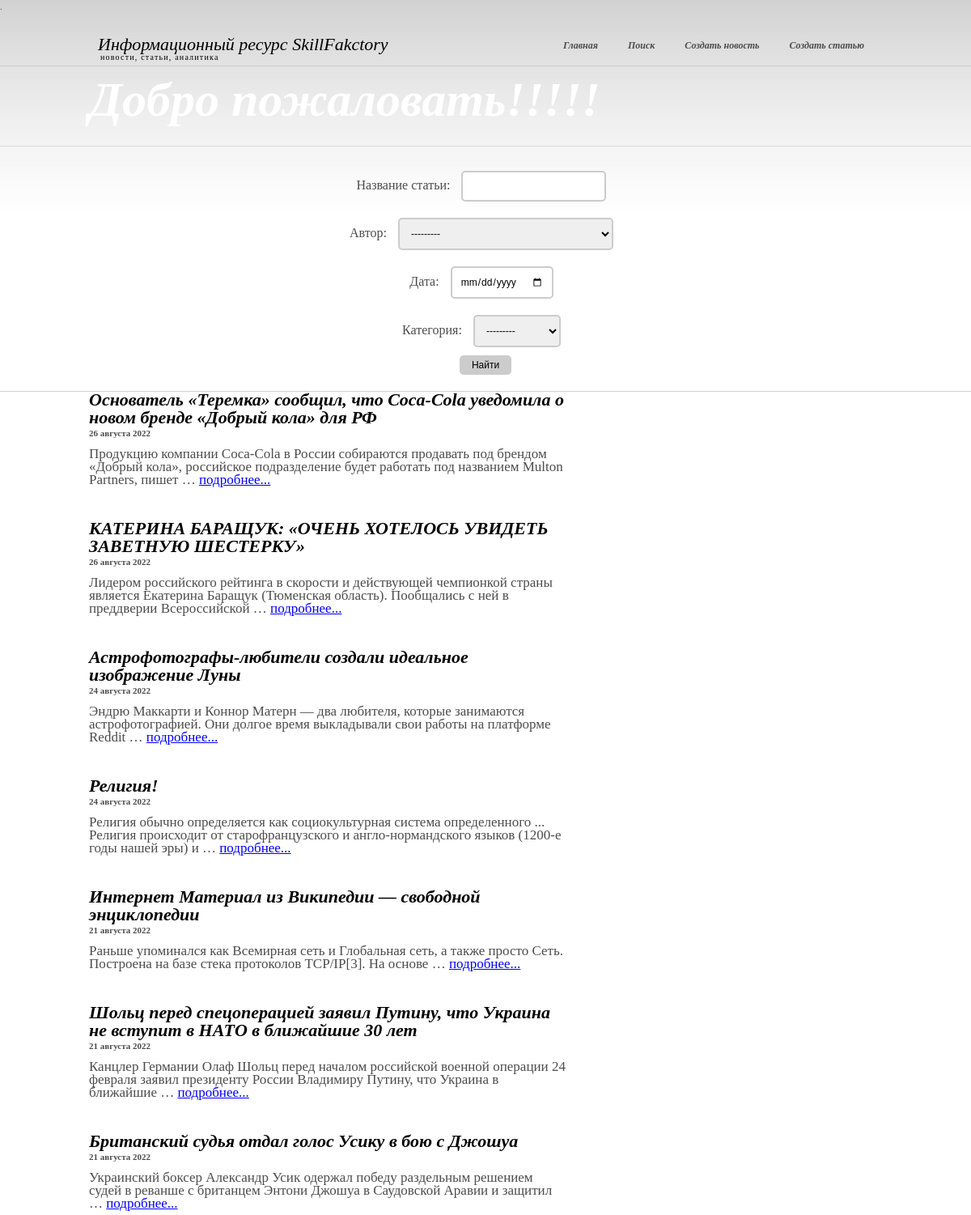
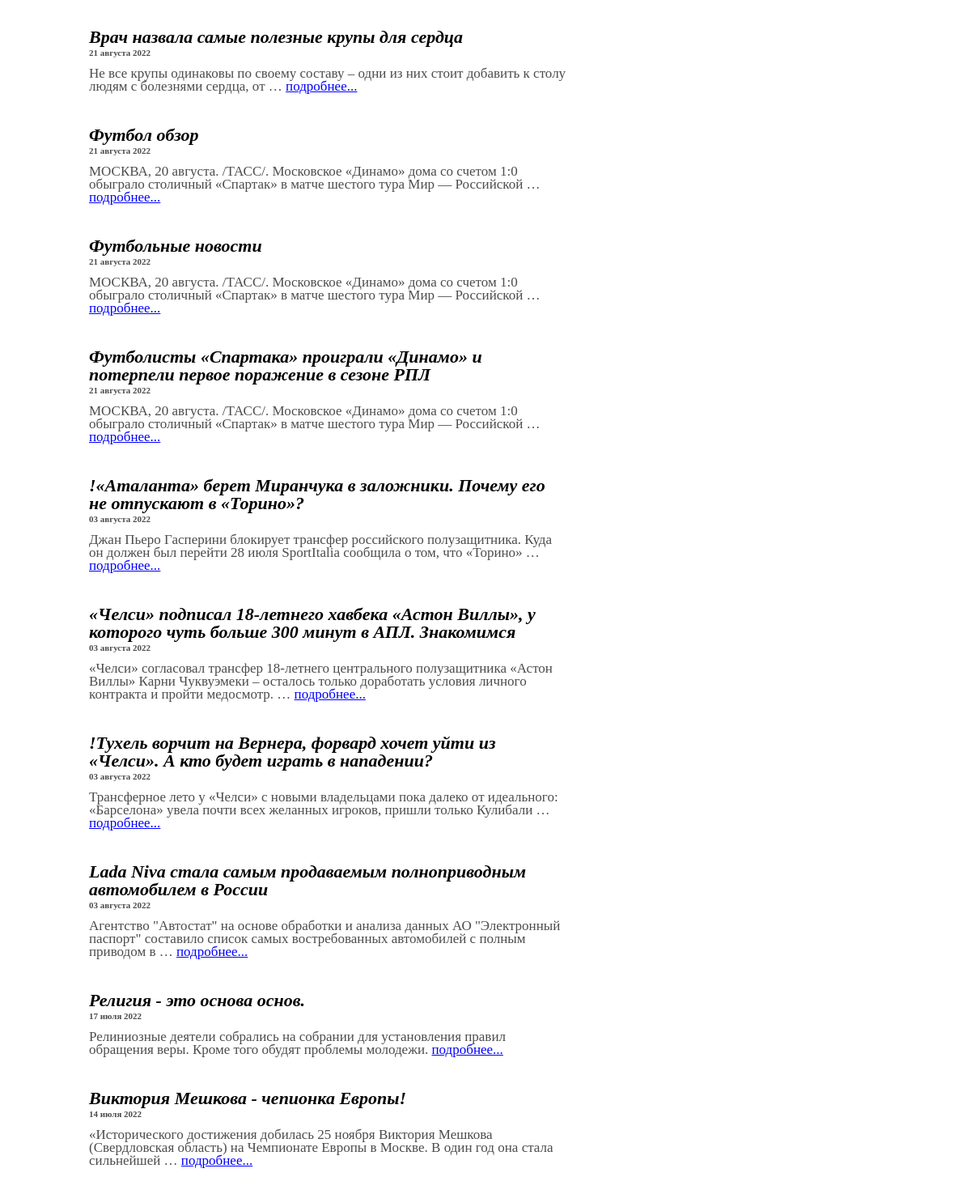
The app's page /home/search (upper part), older data (2 pictures, top to bottom).
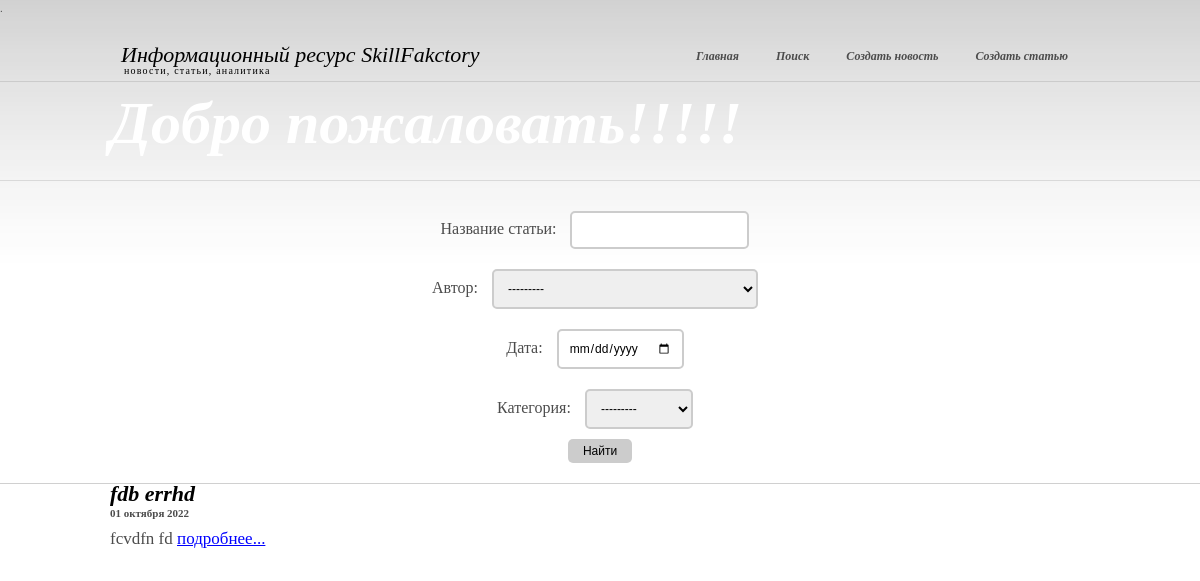
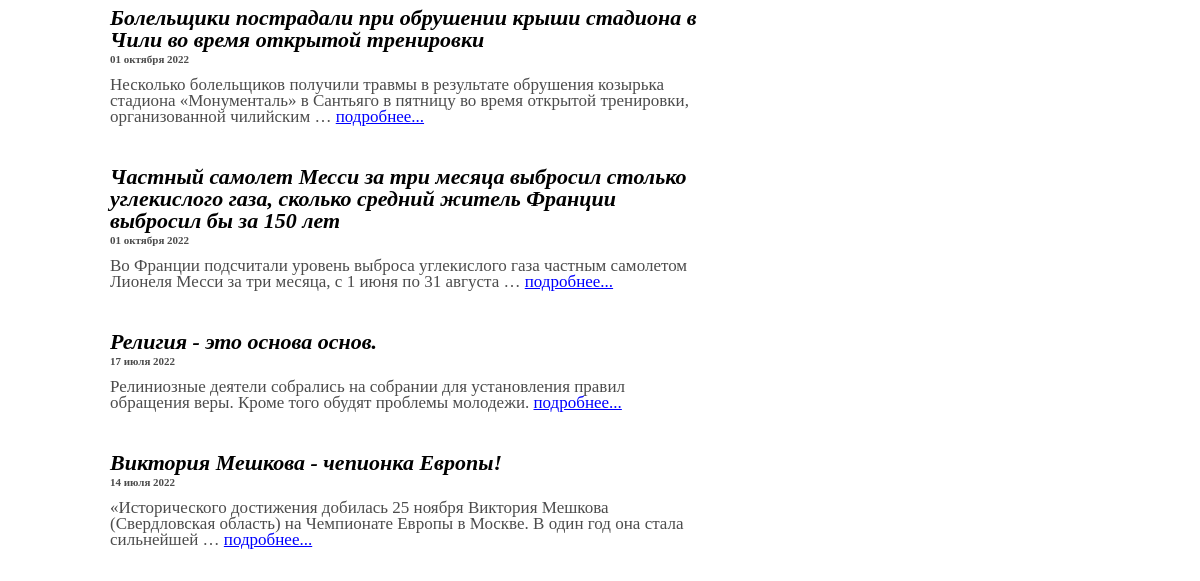
The same page, newer data (2 pictures, top to bottom).
### news/models.py (models this page shows, shortened)
class Post(models.Model):
    head_article = models.CharField(max_length=255)  # post`s name
    text_post = models.TextField()  # text
    date = models.DateTimeField(auto_now_add = True)  # date of the post will be added
    type_post = models.CharField(max_length = 20, choices = POSITIONS, default = 'news')  # post`s type : news or article
    sum_rank = models.IntegerField(default = 0)
    id_author = models.ForeignKey('Author', on_delete = models.CASCADE)  # onetomany relation to the table "Author"
    category = models.ManyToManyField('Category', through = PostCategory)  # manytomany relation to the table "Category"

### news/views.py (the view)
class NewsFilter(ListView):
    model = Post
    template_name = 'search.html'
    context_object_name = 'news'
    ordering = '-date'
    def get_queryset(self):
        queryset = super().get_queryset()
        self.filter = news_filter(self.request.GET, queryset)
        return self.filter.qs
    def get_context_data(self, **kwargs):
        context = super().get_context_data(**kwargs)
        context['filter'] = news_filter(self.request.GET, self.queryset)
        return context

### news/models.py (called while the page is built)
    def __str__(self):
        return f'{self.name}'

    def __str__(self):
        return f'{self.full_name}'

### news/templatetags/custom_filters.py (called while the page is built)
@register.filter()
def censor(value):
    if isinstance(value, str):
        a = ['хрен', 'редиска', 'тыква']
        for i in a:
            b = ' '+i[0]+'*' * (len(i)-1)+' '
            value = value.replace(i, b)
    return value

### templates/search.html (shortened to what this page needs)
{% extends 'flatpages/default.html' %}
{% load custom_filters%}
{% block search %}
    <form action="" method="get">
        {{ filter.form.as_p }}
        <input type="submit" value="Найти">
    </form>
{% endblock search %}
{% block content %}
{% for i in news %}
    <div class="col">
       <div class="post">
           <h3>{{ i.head_article| censor}}</h3>
            <h4>{{ i.date|date:'d E Y' }}</h4>
            <p>{{ i.text_post|truncatewords:20| censor }}
            <a href="{{ i.id }}">подробнее...</a></p>
      </div>
    </div>
{% endfor %}
{% endblock content %}

Row changes from the older to the newer data that the page shows:
removed Post: head_article|censor "Основатель «Теремка» сообщил, что Coca-Cola уведомила о новом бренде «Добрый кола» для РФ", date "26 августа 2022", text_post|censor "Продукцию компании Coca-Cola в России собираются продавать под брендом «Добрый кола», российское подразделение будет работать под названием Multon Partners, пишет …"
removed Post: head_article|censor "КАТЕРИНА БАРАЩУК: «ОЧЕНЬ ХОТЕЛОСЬ УВИДЕТЬ ЗАВЕТНУЮ ШЕСТЕРКУ»", date "26 августа 2022", text_post|censor "Лидером российского рейтинга в скорости и действующей чемпионкой страны является Екатерина Баращук (Тюменская область). Пообщались с ней в преддверии Всероссийской …"
removed Post: head_article|censor "Астрофотографы-любители создали идеальное изображение Луны", date "24 августа 2022", text_post|censor "Эндрю Маккарти и Коннор Матерн — два любителя, которые занимаются астрофотографией. Они долгое время выкладывали свои работы на платформе Reddit …"
removed Post: head_article|censor "Религия!", date "24 августа 2022", text_post|censor "Религия обычно определяется как социокультурная система определенного ... Религия происходит от старофранцузского и англо-нормандского языков (1200-е годы нашей эры) и …"
removed Post: head_article|censor "Интернет Материал из Википедии — свободной энциклопедии", date "21 августа 2022", text_post|censor "Раньше упоминался как Всемирная сеть и Глобальная сеть, а также просто Сеть. Построена на базе стека протоколов TCP/IP[3]. На основе …"
removed Post: head_article|censor "Шольц перед спецоперацией заявил Путину, что Украина не вступит в НАТО в ближайшие 30 лет", date "21 августа 2022", text_post|censor "Канцлер Германии Олаф Шольц перед началом российской военной операции 24 февраля заявил президенту России Владимиру Путину, что Украина в ближайшие …"
removed Post: head_article|censor "Британский судья отдал голос Усику в бою с Джошуа", date "21 августа 2022", text_post|censor "Украинский боксер Александр Усик одержал победу раздельным решением судей в реванше с британцем Энтони Джошуа в Саудовской Аравии и защитил …"
removed Post: head_article|censor "Врач назвала самые полезные крупы для сердца", date "21 августа 2022", text_post|censor "Не все крупы одинаковы по своему составу – одни из них стоит добавить к столу людям с болезнями сердца, от …"
removed Post: head_article|censor "Футбол обзор", date "21 августа 2022", text_post|censor "МОСКВА, 20 августа. /ТАСС/. Московское «Динамо» дома со счетом 1:0 обыграло столичный «Спартак» в матче шестого тура Мир — Российской …"
removed Post: head_article|censor "Футбольные новости", date "21 августа 2022", text_post|censor "МОСКВА, 20 августа. /ТАСС/. Московское «Динамо» дома со счетом 1:0 обыграло столичный «Спартак» в матче шестого тура Мир — Российской …"
removed Post: head_article|censor "Футболисты «Спартака» проиграли «Динамо» и потерпели первое поражение в сезоне РПЛ", date "21 августа 2022", text_post|censor "МОСКВА, 20 августа. /ТАСС/. Московское «Динамо» дома со счетом 1:0 обыграло столичный «Спартак» в матче шестого тура Мир — Российской …"
removed Post: head_article|censor "!«Аталанта» берет Миранчука в заложники. Почему его не отпускают в «Торино»?", date "03 августа 2022", text_post|censor "Джан Пьеро Гасперини блокирует трансфер российского полузащитника. Куда он должен был перейти 28 июля SportItalia сообщила о том, что «Торино» …"
removed Post: head_article|censor "«Челси» подписал 18-летнего хавбека «Астон Виллы», у которого чуть больше 300 минут в АПЛ. Знакомимся", date "03 августа 2022", text_post|censor "«Челси» согласовал трансфер 18-летнего центрального полузащитника «Астон Виллы» Карни Чуквуэмеки – осталось только доработать условия личного контракта и пройти медосмотр. …"
removed Post: head_article|censor "!Тухель ворчит на Вернера, форвард хочет уйти из «Челси». А кто будет играть в нападении?", date "03 августа 2022", text_post|censor "Трансферное лето у «Челси» с новыми владельцами пока далеко от идеального: «Барселона» увела почти всех желанных игроков, пришли только Кулибали …"
removed Post: head_article|censor "Lada Niva стала самым продаваемым полноприводным автомобилем в России", date "03 августа 2022", text_post|censor "Агентство \"Автостат\" на основе обработки и анализа данных АО \"Электронный паспорт\" составило список самых востребованных автомобилей с полным приводом в …"
added Post: head_article|censor "fdb errhd", date "01 октября 2022", text_post|censor "fcvdfn fd"
added Post: head_article|censor "Болельщики пострадали при обрушении крыши стадиона в Чили во время открытой тренировки", date "01 октября 2022", text_post|censor "Несколько болельщиков получили травмы в результате обрушения козырька стадиона «Монументаль» в Сантьяго в пятницу во время открытой тренировки, организованной чилийским …"
added Post: head_article|censor "Частный самолет Месси за три месяца выбросил столько углекислого газа, сколько средний житель Франции выбросил бы за 150 лет", date "01 октября 2022", text_post|censor "Во Франции подсчитали уровень выброса углекислого газа частным самолетом Лионеля Месси за три месяца, с 1 июня по 31 августа …"
